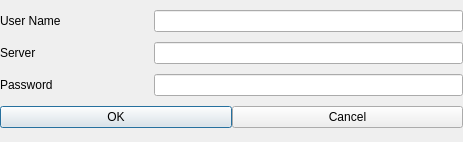
<?xml version="1.0" encoding="UTF-8"?>
<ui version="4.0">
 <author>Bernd Stramm &lt;bernd.stramm@gmail.com&gt;</author>
 <class>GetString</class>
 <widget class="QDialog" name="GetString">
  <property name="geometry">
   <rect>
    <x>0</x>
    <y>0</y>
    <width>463</width>
    <height>142</height>
   </rect>
  </property>
  <property name="windowTitle">
   <string>Enter Password</string>
  </property>
  <property name="windowIcon">
   <iconset resource="../dchat.qrc">
    <normaloff>:/dchatlogo.png</normaloff>:/dchatlogo.png</iconset>
  </property>
  <layout class="QGridLayout" name="gridLayout">
   <item row="0" column="0">
    <widget class="QLabel" name="label">
     <property name="text">
      <string>User Name</string>
     </property>
    </widget>
   </item>
   <item row="0" column="1" colspan="2">
    <widget class="QLineEdit" name="userText"/>
   </item>
   <item row="1" column="0">
    <widget class="QLabel" name="label_2">
     <property name="text">
      <string>Server</string>
     </property>
    </widget>
   </item>
   <item row="1" column="1" colspan="2">
    <widget class="QLineEdit" name="serverText"/>
   </item>
   <item row="2" column="0">
    <widget class="QLabel" name="label_3">
     <property name="text">
      <string>Password</string>
     </property>
    </widget>
   </item>
   <item row="2" column="1" colspan="2">
    <widget class="QLineEdit" name="passwordText">
     <property name="echoMode">
      <enum>QLineEdit::Password</enum>
     </property>
    </widget>
   </item>
   <item row="3" column="0" colspan="3">
    <layout class="QHBoxLayout" name="horizontalLayout">
     <item>
      <widget class="QPushButton" name="okButton">
       <property name="text">
        <string>OK</string>
       </property>
      </widget>
     </item>
     <item>
      <widget class="QPushButton" name="cancelButton">
       <property name="text">
        <string>Cancel</string>
       </property>
      </widget>
     </item>
    </layout>
   </item>
  </layout>
 </widget>
 <layoutdefault spacing="0" margin="0"/>
 <resources>
  <include location="../dchat.qrc"/>
 </resources>
 <connections/>
</ui>
